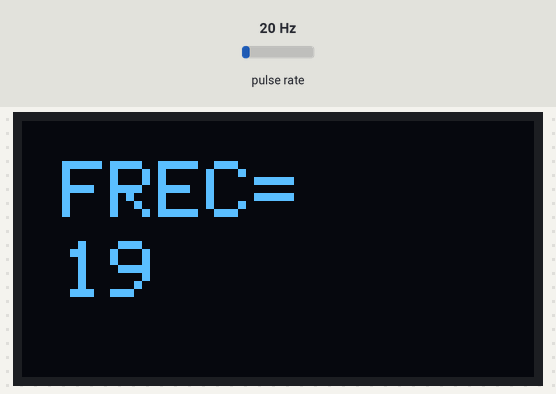
Bench run of a sketch on a simulated Arduino Uno, built with avr-gcc and run on an emulated ATmega328P. On the bench: 128×64 one-colour display. Wiring (inferred from the names in the program): pulse sensor: data pin 8. The inputs (shaded band) are chosen by the test bench; at power-on: pulse rate 20 Hz.

Above: at 1.2 s.
1.3 s: pulse rate (sensor on pin 8) set to 4 Hz
At 2.6 s:
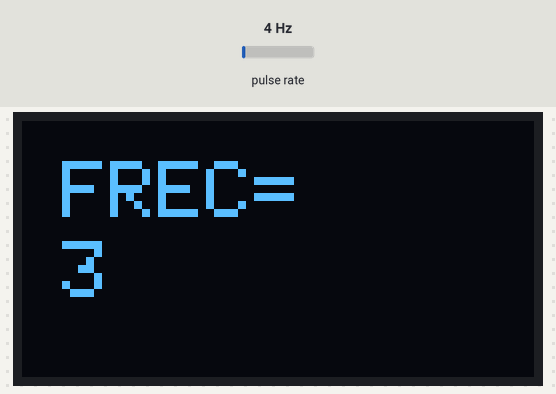
3.6 s: pulse rate (sensor on pin 8) set to 50 Hz
At 5.1 s:
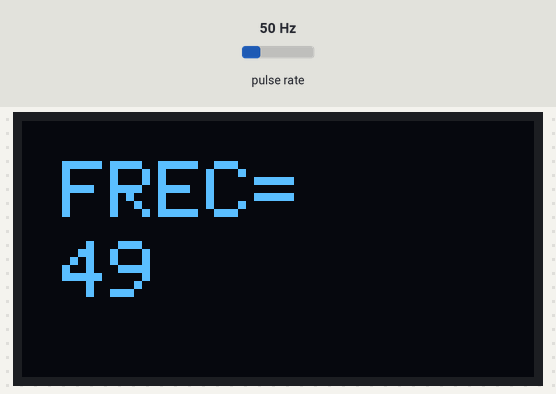
5.4 s: pulse rate (sensor on pin 8) set to 100 Hz
At 6.7 s:
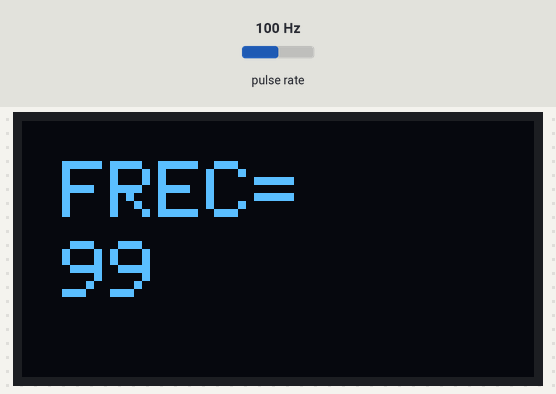
Timing chart, 0 to 8.4 s (numbered marks = the images above; inputs shaded):
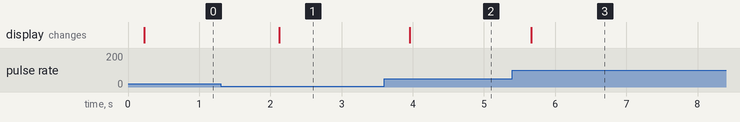

The sketch:

frecuenciometro.ino
```cpp
#include <Wire.h>      // libreria para bus I2C
#include <Adafruit_GFX.h>
#include <Adafruit_SSD1306.h>   // libreria para controlador SSD1306
#define ANCHO 128       // 128 columnas
#define ALTO 64         // 64 filas
#define OLED_RESET 4    // necesario por la libreria pero no usado
Adafruit_SSD1306 oled(ANCHO, ALTO, &Wire, OLED_RESET);  // crea objeto para la OLED SSD1306

// Definición de variables
//************************
unsigned long p1 = 0;
unsigned long p2 = 0;
const int sensor = 8;   // Pin 8 del Arduino para leer el sensor
int Frec = 0;
int RPM = 0;
//************************

void setup()
{
    Wire.begin();                      // inicializa bus I2C para la OLED
    oled.begin(SSD1306_SWITCHCAPVCC, 0x3D); // Inicia la pantalla con la direeción en el bus I2C: 0X3D(Proteus)0X3C(Arduino)
    oled.clearDisplay();               // Borra la pantalla
    oled.setTextColor(SSD1306_WHITE);  // Pantalla a un solo color
    pinMode(sensor, INPUT);            // Pin 8 como entrada
    mostrar_frec();                    // Llama función para mostrar el valores iniciales en la OLED
}

void loop()
{
     p1 = pulseIn(sensor, HIGH); // Lee la duración del pulso alto en microsegundos
     p2 = pulseIn(sensor, LOW);  // Lee la duración del pulso bajo en microsegundos
     Frec = 1000000/(p1+p2);     // Calcula la frecuencia en Hertz, inverso del período
     mostrar_frec();             // Llama función para mostrar en la OLED la frecuencia
     delay(500);
}

void mostrar_frec()            // Función para mostrar en la pantalla OLED las varibles
  {
      oled.clearDisplay();       // Borra pantalla
      oled.setTextColor(WHITE);  // establece color al unico disponible (pantalla monocromo)
      oled.setTextSize(2);       // establece tamano de texto en 2
      oled.setCursor(10,10);     // ubica cursor en coordenadas 10,10
      oled.print("FREC=");       // escribe en pantalla el texto FREC=
      oled.setTextSize(2);       // establece tamano de texto en 2
      oled.setCursor(10,30);     // ubica cursor en coordenadas 10,30
      oled.print(Frec);          // Muestra la variable Frec
      oled.display();            // Actualiza pantalla (sin este comando la pantalla no meustra nada)
  }
```

Measured:
- after the input at 1.3 s, the display: changes after 0.83 s (image 1)
- after the input at 3.6 s, the display: changes after 0.36 s (image 2)
- after the input at 5.4 s, the display: changes after 0.27 s (image 3)
